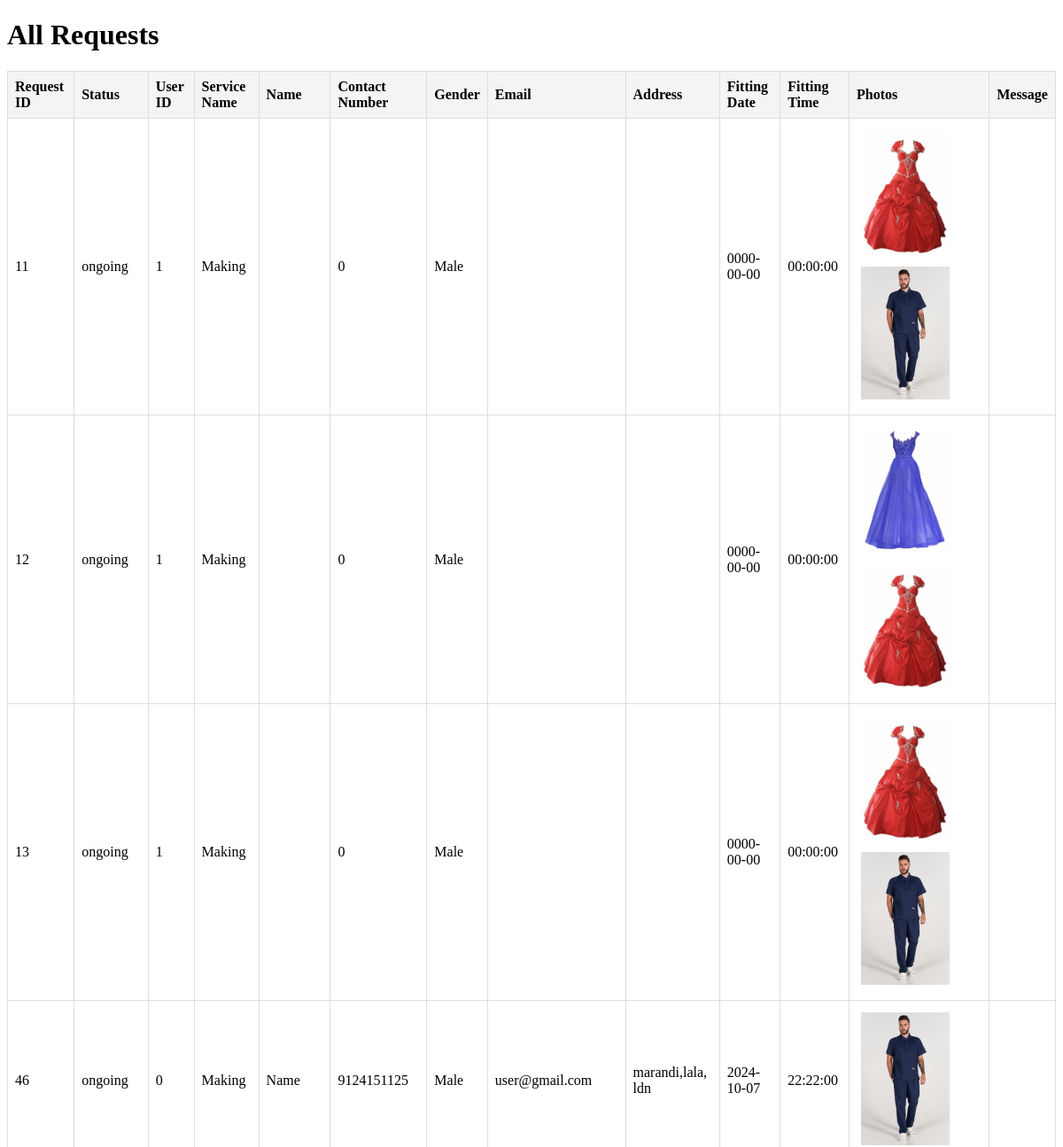
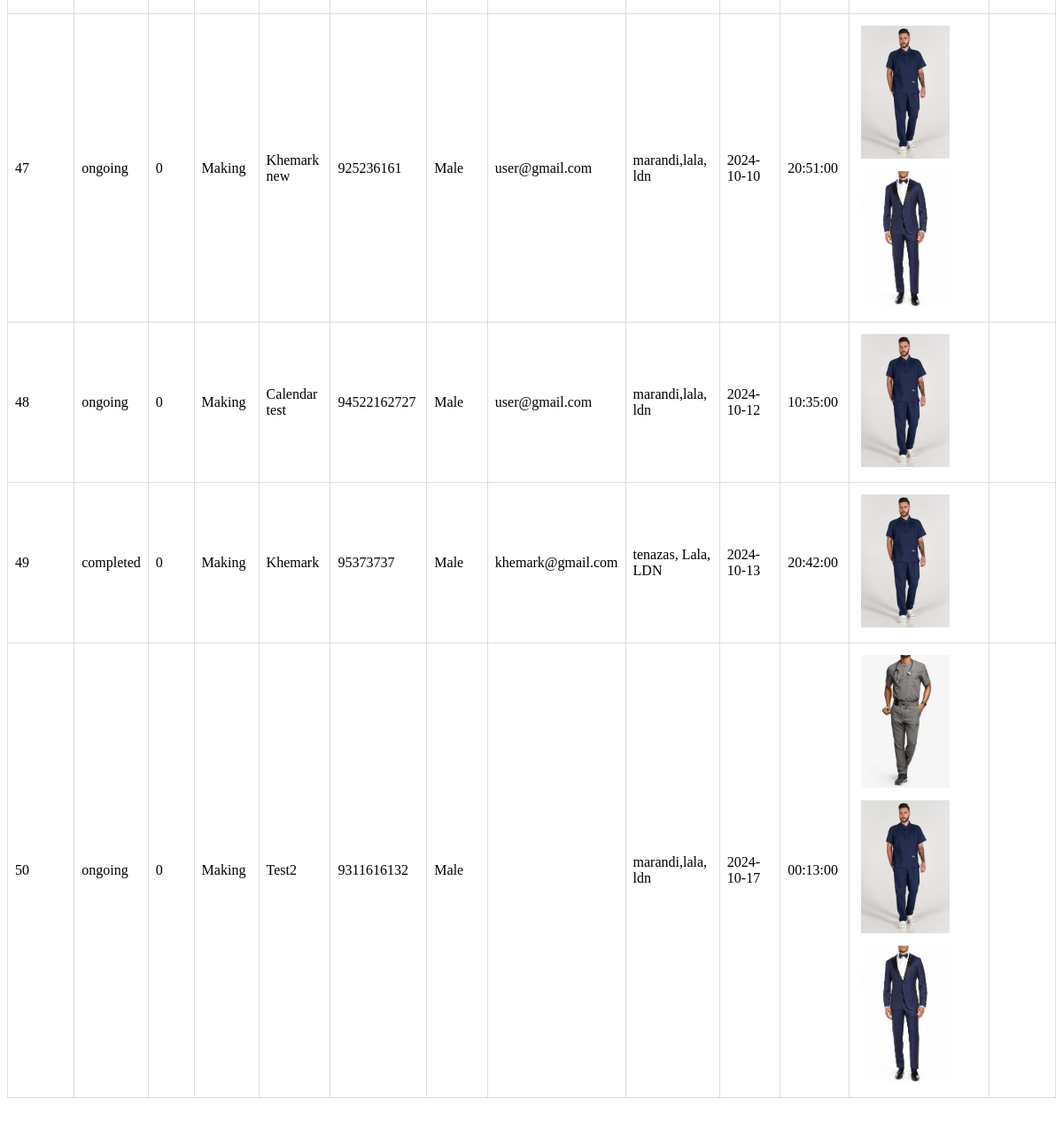
Page /display_practice.php on the committed database (2 pictures, top to bottom).
### tables this page shows
CREATE TABLE `royale_request_tbl` (
  `request_id` int(11) NOT NULL,
  `request_status` varchar(255) NOT NULL,
  `request_type` varchar(255) NOT NULL,
  `user_id` bigint(255) NOT NULL,
  `service_name` varchar(255) NOT NULL,
  `name` varchar(255) NOT NULL,
  `contact_number` bigint(255) NOT NULL,
  `gender` varchar(255) NOT NULL,
  `email` varchar(255) NOT NULL,
  `address` varchar(255) NOT NULL,
  `fitting_date` date NOT NULL,
  `fitting_time` time NOT NULL,
  `photo` varchar(255) NOT NULL,
  `message` text NOT NULL,
  `fee` bigint(255) NOT NULL,
  `measurement` text NOT NULL,
  `deadline` date NOT NULL,
  `special_group` varchar(255) NOT NULL,
  `assigned_employee` varchar(255) NOT NULL,
  `balance` bigint(255) NOT NULL,
  `down_payment` bigint(255) NOT NULL,
  `down_payment_date` date NOT NULL,
  `work_status` varchar(255) NOT NULL,
  `final_payment` bigint(255) NOT NULL,
  `final_payment_date` date NOT NULL,
  `refund` bigint(255) NOT NULL,
  `refund_reason` text NOT NULL,
  `datetime_request` datetime NOT NULL
);

### display_practice.php (the view, shortened to what this page needs)
<?php
include 'dbconnect.php';
$sql = "SELECT request_id, request_status, user_id, service_name, name, contact_number, gender, email, address, fitting_date, fitting_time, photo, message FROM royale_request_tbl";
$result = $conn->query($sql);
?>
<!DOCTYPE html>
<html lang="en">
<head>
</head>
<body>
    <h1>All Requests</h1>
    <table>
        <thead>
            <tr>
                <th>Request ID</th>
                <th>Status</th>
                <th>User ID</th>
                <th>Service Name</th>
                <th>Name</th>
                <th>Contact Number</th>
                <th>Gender</th>
                <th>Email</th>
                <th>Address</th>
                <th>Fitting Date</th>
                <th>Fitting Time</th>
                <th>Photos</th>
                <th>Message</th>
            </tr>
        </thead>
        <tbody>
            <?php
            if ($result->num_rows > 0) {
                while ($row = $result->fetch_assoc()) {
                    $photo_array = explode(',', $row['photo']);
                    ?>
                    <tr>
                        <td><?php echo htmlspecialchars($row['request_id']); ?></td>
                        <td><?php echo htmlspecialchars($row['request_status']); ?></td>
                        <td><?php echo htmlspecialchars($row['user_id']); ?></td>
                        <td><?php echo htmlspecialchars($row['service_name']); ?></td>
                        <td><?php echo htmlspecialchars($row['name']); ?></td>
                        <td><?php echo htmlspecialchars($row['contact_number']); ?></td>
                        <td><?php echo htmlspecialchars($row['gender']); ?></td>
                        <td><?php echo htmlspecialchars($row['email']); ?></td>
                        <td><?php echo htmlspecialchars($row['address']); ?></td>
                        <td><?php echo htmlspecialchars($row['fitting_date']); ?></td>
                        <td><?php echo htmlspecialchars($row['fitting_time']); ?></td>
                        <td class="photo-gallery">
                            <?php
                            foreach ($photo_array as $photo) {
                                if (!empty($photo)) {
                                    echo '<img src="uploads/' . htmlspecialchars($photo) . '" alt="Uploaded Photo">';
                                }
                            }
                            ?>
                        </td>
                        <td><?php echo htmlspecialchars($row['message']); ?></td>
                    </tr>
                    <?php
                }
            } else {
                echo "<tr><td colspan='13'>No requests found.</td></tr>";
            }
            ?>
        </tbody>
    </table>
    <div class="lds-facebook">
    </div>
</body>
</html>

### display_practice.php (style rules this page uses)
table { width: 100%; border-collapse: collapse; margin-bottom: 20px; }
th, td { border: 1px solid #ddd; padding: 8px; text-align: left; }
th { background-color: #f4f4f4; }
.photo-gallery img { max-width: 100px; height: auto; margin: 5px; }
.lds-facebook { color: #1c4c5b }
.lds-facebook, .lds-facebook div { box-sizing: border-box; }
.lds-facebook { display: inline-block; position: relative; width: 80px; height: 80px; }

### rows in the picture
royale_request_tbl: request_id "11", request_status "ongoing", user "1", service_name "Making", contact_number "0", gender "Male", fitting_date "0000-00-00", fitting_time "00:00:00"
royale_request_tbl: request_id "12", request_status "ongoing", user "1", service_name "Making", contact_number "0", gender "Male", fitting_date "0000-00-00", fitting_time "00:00:00"
royale_request_tbl: request_id "13", request_status "ongoing", user "1", service_name "Making", contact_number "0", gender "Male", fitting_date "0000-00-00", fitting_time "00:00:00"
royale_request_tbl: request_id "46", request_status "ongoing", user "0", service_name "Making", name "Name", contact_number "9124151125", gender "Male", email "user@gmail.com", address "marandi,lala, ldn", fitting_date "2024-10-07", fitting_time "22:22:00", photo (picture)
royale_request_tbl: request_id "47", request_status "ongoing", user "0", service_name "Making", name "Khemark new", contact_number "925236161", gender "Male", email "user@gmail.com", address "marandi,lala, ldn", fitting_date "2024-10-10", fitting_time "20:51:00"
royale_request_tbl: request_id "48", request_status "ongoing", user "0", service_name "Making", name "Calendar test", contact_number "94522162727", gender "Male", email "user@gmail.com", address "marandi,lala, ldn", fitting_date "2024-10-12", fitting_time "10:35:00", photo (picture)
royale_request_tbl: request_id "49", request_status "completed", user "0", service_name "Making", name "Khemark", contact_number "95373737", gender "Male", email "khemark@gmail.com", address "tenazas, Lala, LDN", fitting_date "2024-10-13", fitting_time "20:42:00", photo (picture)
royale_request_tbl: request_id "50", request_status "ongoing", user "0", service_name "Making", name "Test2", contact_number "9311616132", gender "Male", address "marandi,lala, ldn", fitting_date "2024-10-17", fitting_time "00:13:00"
